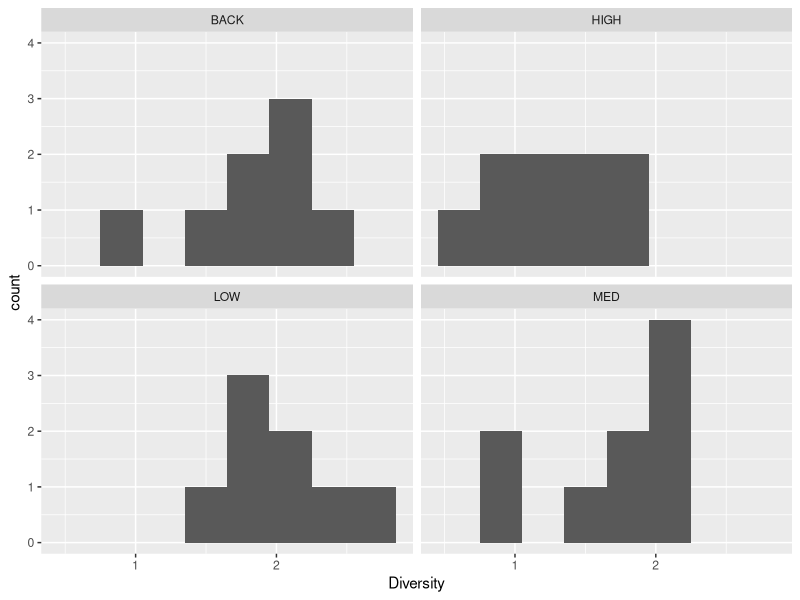
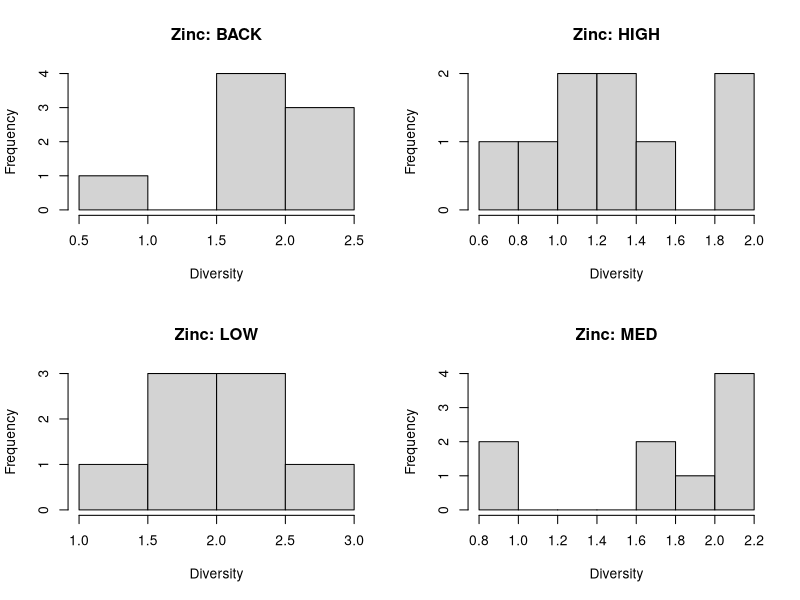
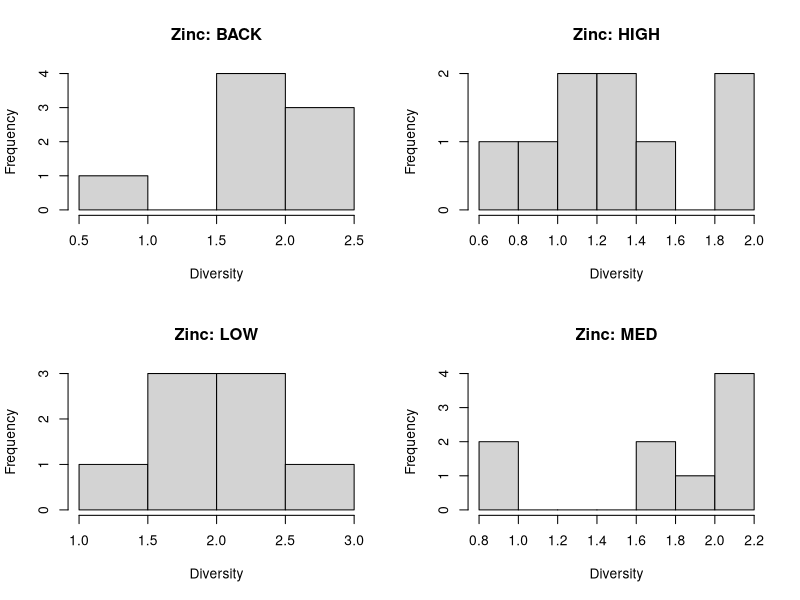
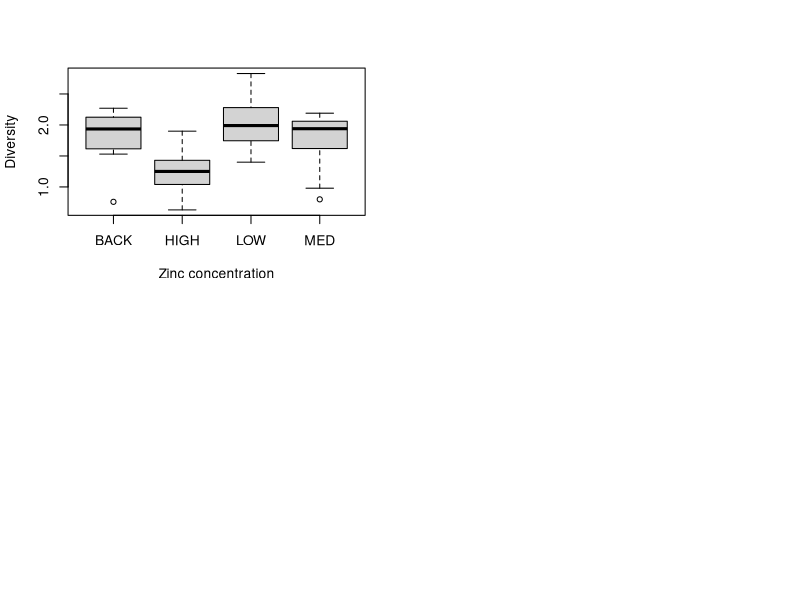
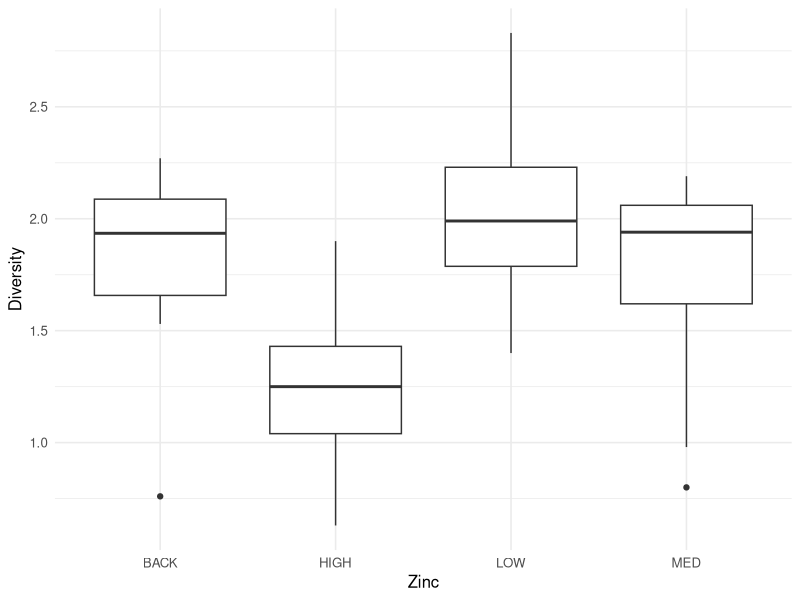
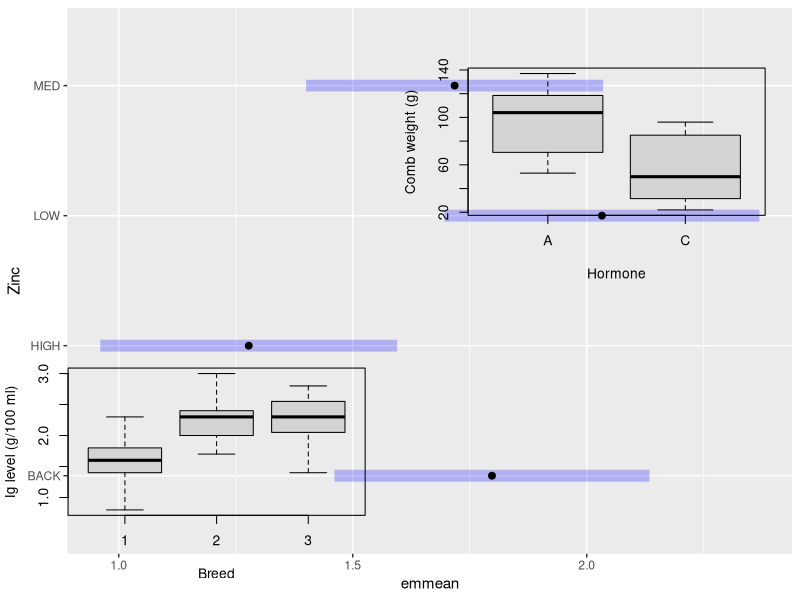
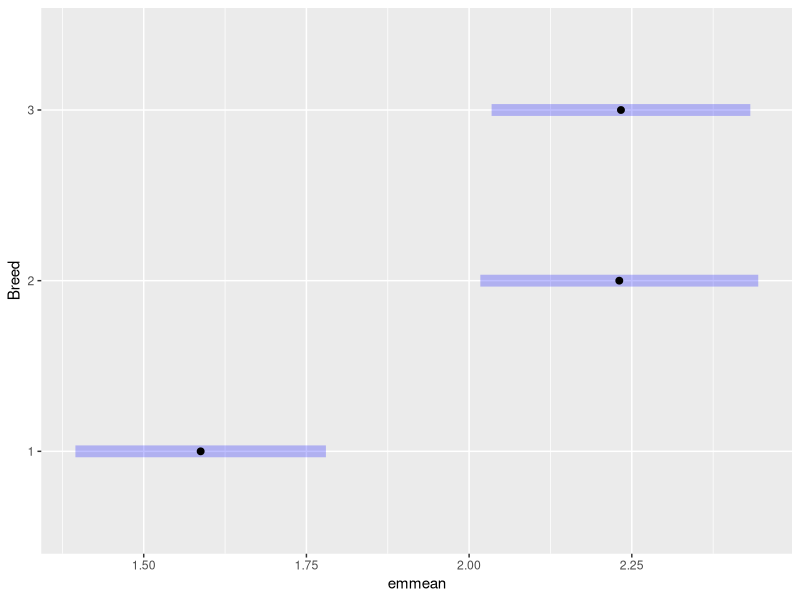

Write R code to recreate these figures, in order.
## ---- chunk 1
#| echo: false
#| include: false

# Don't remove this code chunk, it is loaded silently
library(readxl)
diatoms <- read_excel(
    path = "data/diatoms.xlsx",
    sheet = "Diatoms",
    range = "A1:D35"
)
## ---- chunk 2
#| output: true
#| echo: false
str(diatoms)
## ---- chunk 3
#| output: true
diatoms$Zinc <- as.factor(diatoms$Zinc)
diatoms$Stream <- as.factor(diatoms$Stream)
## ---- chunk 4
#| output: true

str(diatoms)
## ---- chunk 5
#| output: true

summary(diatoms)
## ---- chunk 6
#| output: true

tapply(
    X = diatoms$Diversity,
    INDEX = diatoms$Zinc,
    FUN = mean
)
tapply(
    X = diatoms$Diversity,
    INDEX = diatoms$Zinc,
    FUN = sd
)
## ---- chunk 7
#| echo: false
#| output: true
observations <- c("1-5", "6-20", "20 or more")
graphics <- c("plot raw data", "boxplot", "histogram")
command <- c(
    "`stripchart()` or `geom_jitter()`",
    "`boxplot()` or `geom_boxplot()`",
    "`hist()` or `geom_histogram()`"
)
gdata <- cbind(observations, graphics, command)
knitr::kable(gdata)
## ---- chunk 8
#| output: true

library(ggplot2)
ggplot(diatoms, aes(x = Diversity)) +
    geom_histogram(binwidth = .3) +
    facet_wrap(~Zinc)
## ---- chunk 9
#| output: true

par(mfrow = c(2, 2))
hist(
    x = diatoms$Diversity[diatoms$Zinc == "BACK"],
    main = "Zinc: BACK",
    xlab = "Diversity"
)
hist(
    x = diatoms$Diversity[diatoms$Zinc == "HIGH"],
    main = "Zinc: HIGH",
    xlab = "Diversity"
)
hist(
    x = diatoms$Diversity[diatoms$Zinc == "LOW"],
    main = "Zinc: LOW",
    xlab = "Diversity"
)
hist(
    x = diatoms$Diversity[diatoms$Zinc == "MED"],
    main = "Zinc: MED",
    xlab = "Diversity"
)
## ---- chunk 10
#| output: true

par(mfrow = c(2, 2))
for (i in levels(diatoms$Zinc)) {
    hist(
        x = diatoms$Diversity[diatoms$Zinc == i],
        main = paste("Zinc:", i),
        xlab = "Diversity"
    )
}
## ---- chunk 11
#| output: true
#| fig-cap: Boxplot of diatom diversity by Zinc concentration.
#| cap-location: bottom

boxplot(
    Diversity ~ Zinc,
    data = diatoms,
    ylab = "Diversity",
    xlab = "Zinc concentration"
)
## ---- chunk 12
#| output: true
#| fig-cap: Boxplot of diatom diversity by Zinc concentration.
#| cap-location: bottom

ggplot(diatoms, aes(x = Zinc, y = Diversity)) +
    geom_boxplot() +
    ylab("Diversity") +
    theme_minimal(base_size = 12)
## ---- chunk 13
#| output: true
anova.diatoms <- aov(formula = Diversity ~ Zinc, data = diatoms)
summary(anova.diatoms)
## ---- chunk 14
#| output: true

library(emmeans)
posthoc <- emmeans(anova.diatoms, "Zinc")
posthoc
## ---- chunk 15
#| output: true
plot(posthoc)
## ---- chunk 16
#| include: false

comb <- readxl::read_excel("data/chick_marigold.xlsx", sheet = "Comb")
## ---- chunk 17
#| output: true
comb
## ---- chunk 18
library(readxl)
combs <- read_excel("data/chick_marigold.xlsx", sheet = "Comb")
str(combs)
combs$Hormone <- as.factor(combs$Hormone)
## ---- chunk 19
aggregate(CombWt ~ Hormone, summary, data = combs)
aggregate(CombWt ~ Hormone, sd, data = combs)
boxplot(CombWt ~ Hormone, ylab = "Comb weight (g)", data = combs)
## ---- chunk 20
t.test(CombWt ~ Hormone, var.equal = TRUE, data = combs)
## ---- chunk 21
combs.aov <- aov(CombWt ~ Hormone, data = combs)
summary(combs.aov)
## ---- chunk 22
#| include: false
# Read the file into R
lambs <- readr::read_csv("data/lambs.csv")
## ---- chunk 23
#| output: true
lambs
## ---- chunk 24
#| message: false
library(readxl)
lambs <- readr::read_csv("data/lambs.csv")
str(lambs)
lambs$Breed <- as.factor(lambs$Breed)
## ---- chunk 25
summary(lambs)
## ---- chunk 26
tapply(
    X = lambs$Ig,
    INDEX = lambs$Breed,
    FUN = mean
)
## ---- chunk 27
boxplot(Ig ~ Breed, ylab = "Ig level (g/100 ml)", data = lambs)
## ---- chunk 28
vars <- tapply(
    X = lambs$Ig,
    INDEX = lambs$Breed,
    FUN = sd
)
vars
# ratio of largest to smallest
max(vars) / min(vars)
## ---- chunk 29
lambs.aov <- aov(Ig ~ Breed, data = lambs)
summary(lambs.aov)
## ---- chunk 30
#| warning: false
#| message: false
library(emmeans)
emmeans(lambs.aov, "Breed")
plot(emmeans(lambs.aov, "Breed"))
## ---- chunk 31
#| output: true
sessionInfo()
